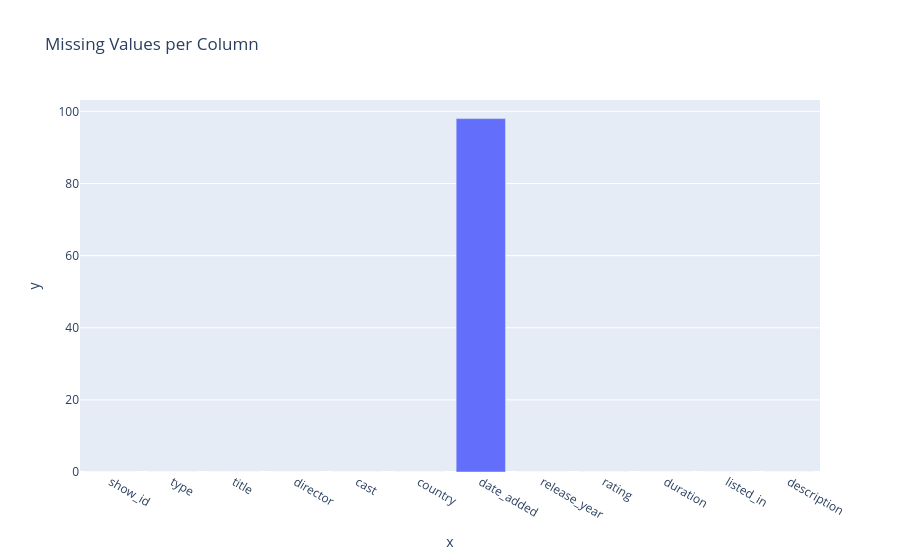

The cell this chart's notebook holds for it:
### Code cell
null_counts = df.isna().sum()

px.bar(
    x=null_counts.index,
    y=null_counts.values,
    title='Missing Values per Column'
).show()

### Figure 1 — Plotly figure (JSON) as saved in the notebook; plotly's stock layout.template omitted (floating-point values rounded to 4 significant figures)
{"data": [{"hovertemplate": "x=%{x}<br>y=%{y}<extra></extra>", "legendgroup": "", "marker": {"color": "#636efa", "pattern": {"shape": ""}}, "name": "", "orientation": "v", "showlegend": false, "textposition": "auto", "type": "bar", "x": ["show_id", "type", "title", "director", "cast", "country", "date_added", "release_year", "rating", "duration", "listed_in", "description"], "xaxis": "x", "y": [0, 0, 0, 0, 0, 0, 98, 0, 0, 0, 0, 0], "yaxis": "y"}], "layout": {"barmode": "relative", "legend": {"tracegroupgap": 0}, "title": {"text": "Missing Values per Column"}, "xaxis": {"anchor": "y", "domain": [0, 1], "title": {"text": "x"}}, "yaxis": {"anchor": "x", "domain": [0, 1], "title": {"text": "y"}}}}
